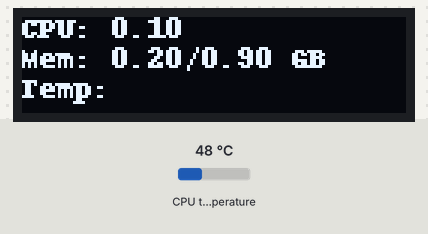
This program was run on a simulated Raspberry Pi (BCM pin numbers). Shown: 128×32 one-colour display. The inputs (shaded band) are chosen by the test bench; at power-on: CPU temperature 48 °C. The clock reads 2024-03-15 10:24:30 at power-on unless the program sets it; system figures (address, load, memory, disk, uptime) are fixed made-up values.

Above: at 0.2 s.
At 12.5 s:
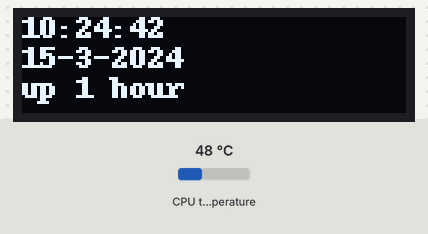
At 14.2 s:
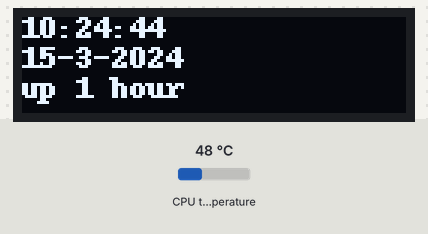
At 15.3 s:
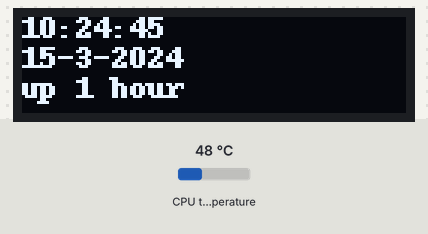
At 19.2 s:
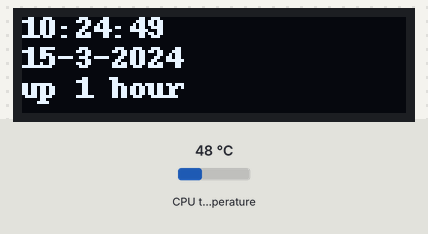
At 38.3 s:
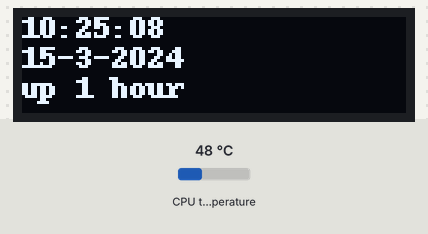

The program:

utilmon.py
```python
# Based on ssd1306_stats.py by Adafruit
# https://github.com/adafruit/Adafruit_CircuitPython_SSD1306/blob/main/examples/ssd1306_stats.py
import datetime
import time
import subprocess

from board import SCL, SDA
import busio
from PIL import Image, ImageDraw, ImageFont
import adafruit_ssd1306

DISPLAY_TIME_OFF_S = 60 * 9
DISPLAY_TIME_ON_S = 40
REFRESH_TIME_S = 0.5
SWITCH_SCREEN_TIME_S = 10
SLEEP_HOURS = [23, 0, 1, 2, 3, 4, 5, 6, 7, 8]

LOAD_THRESHOLD = 2

# Create the I2C interface.
i2c = busio.I2C(SCL, SDA)

# Create the SSD1306 OLED class.
# The first two parameters are the pixel width and pixel height.  Change these
# to the right size for your display!
disp = adafruit_ssd1306.SSD1306_I2C(128, 32, i2c)

# Clear display.
disp.fill(0)
disp.show()

# Create blank image for drawing.
# Make sure to create image with mode '1' for 1-bit color.
width = disp.width
height = disp.height
image = Image.new("1", (width, height))

# Get drawing object to draw on image.
draw = ImageDraw.Draw(image)

# Draw a black filled box to clear the image.
draw.rectangle((0, 0, width, height), outline=0, fill=0)

# Draw some shapes.
# First define some constants to allow easy resizing of shapes.
padding = -2
top = padding
bottom = height - padding
# Move left to right keeping track of the current x position for drawing shapes.
x = 0

# Load default font.
font = ImageFont.load_default()

# Alternatively load a TTF font.  Make sure the .ttf font file is in the
# same directory as the python script!
# Some other nice fonts to try: http://www.dafont.com/bitmap.php
# font = ImageFont.truetype('/usr/share/fonts/truetype/dejavu/DejaVuSans.ttf', 9)

def clear_display() -> None:
    disp.fill(0)
    disp.show()


def main() -> None:
    while True:
        # Check if the display should remain off (e.g., during night)
        dt = datetime.datetime.now()
        if dt.hour not in SLEEP_HOURS:
            display_on_time_left = DISPLAY_TIME_ON_S
            while display_on_time_left and display_on_time_left:
                # Display resource usage
                show_resources_time_s = SWITCH_SCREEN_TIME_S
                while show_resources_time_s:
                    draw.rectangle((0, 0, width, height), outline=0, fill=0)
                    # Shell scripts for system monitoring from here:
                    # https://unix.stackexchange.com/questions/119126/command-to-display-memory-usage-disk-usage-and-cpu-load
                    #cmd = "hostname -I | cut -d' ' -f1"
                    #IP = subprocess.check_output(cmd, shell=True).decode("utf-8")
                    cmd = 'cut -f 1 -d " " /proc/loadavg'
                    CPU = subprocess.check_output(cmd, shell=True).decode("utf-8")
                    cmd = "free -m | awk 'NR==2{printf \"Mem: %.2f/%.2f GB\", $3/1024,$2/1024}'"
                    MemUsage = subprocess.check_output(cmd, shell=True).decode("utf-8")
                    cmd = "vcgencmd measure_temp | grep  -o -E '[[:digit:]].*'"
                    Temp = subprocess.check_output(cmd, shell=True).decode("utf-8")

                    # Write the text.
                    #draw.text((x, top + 0), "IP: " + IP, font=font, fill=255)
                    draw.text((x, top + 0), "CPU: " + CPU, font=font, fill=255)
                    draw.text((x, top + 10), MemUsage, font=font, fill=255)
                    draw.text((x, top + 20), "Temp: " + Temp, font=font, fill=255)

                    # Display image.
                    disp.image(image)
                    disp.show()

                    time.sleep(REFRESH_TIME_S)
                    show_resources_time_s -= REFRESH_TIME_S
                    display_on_time_left -= REFRESH_TIME_S

                    # If LOAD is high, keep display on for continuous monitoring
                    if float(CPU) > LOAD_THRESHOLD:
                        display_on_time_left = REFRESH_TIME_S

                # Display current time and uptime
                show_current_time_s = SWITCH_SCREEN_TIME_S
                while show_current_time_s and display_on_time_left:
                    draw.rectangle((0, 0, width, height), outline=0, fill=0)

                    dt = datetime.datetime.now()
                    hour_str = str(dt.hour)
                    min_str = str(dt.minute)
                    sec_str = str(dt.second)

                    if len(hour_str) == 1:
                        hour_str = "0" + hour_str
                    if len(min_str) == 1:
                        min_str = "0" + min_str
                    if len(sec_str) == 1:
                        sec_str = "0" + sec_str

                    current_time_str = hour_str + ":" + min_str + ":" + sec_str
                    current_date_str = str(dt.day) + "-" + str(dt.month) + "-" + str(dt.year)

                    cmd = "uptime -p"
                    uptime = subprocess.check_output(cmd, shell=True).decode("utf-8").lower()
                    uptime = uptime.replace("week", "w").replace("day", "d").replace("hours", "h").replace("minutes", "m")

                    # Write the text
                    draw.rectangle((0, 0, width, height), outline=0, fill=0)
                    draw.text((0, top + 0), current_time_str, font=font, fill=255)
                    draw.text((0, top + 10), current_date_str, font=font, fill=255)
                    draw.text((0, top + 20), uptime, font=font, fill=255)

                    # Display image.
                    disp.image(image)
                    disp.show()

                    time.sleep(REFRESH_TIME_S)
                    show_current_time_s -= REFRESH_TIME_S
                    display_on_time_left -= REFRESH_TIME_S

        # Turn display "off"
        clear_display()
        time.sleep(DISPLAY_TIME_OFF_S)


if __name__ == "__main__":
    main()
```

Measured:
- what the display in image 0 shows lasts 11.8 s, from 0.1 s to 11.9 s
- what the display in image 1 shows lasts 1.1 s, from 12.5 s to 13.6 s
